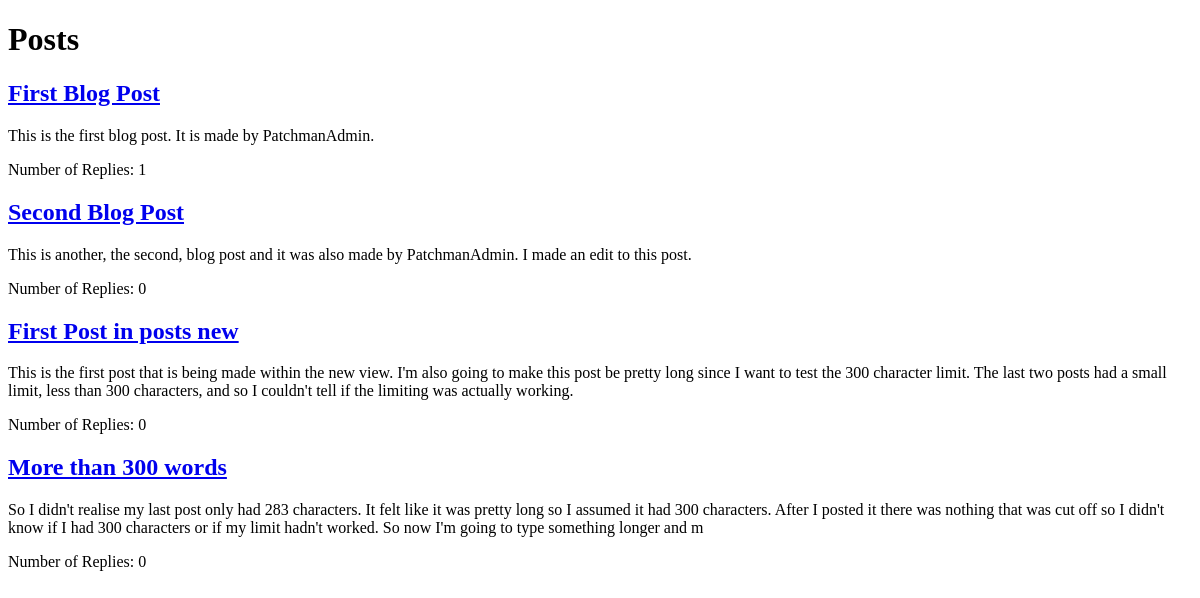
Before: / with the older database file.
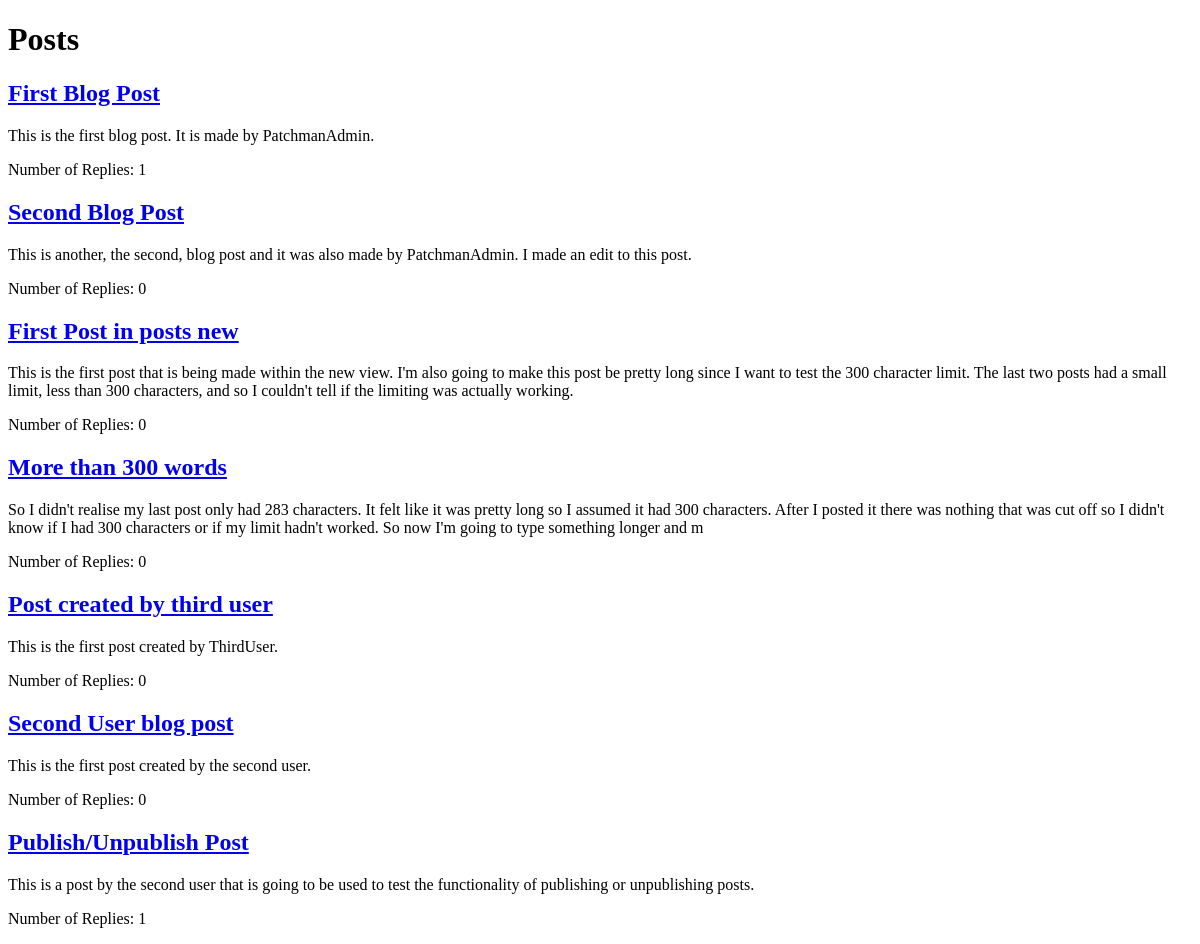
After: the same page with the newer database file.
### blog/models.py (models this page shows, shortened)
class Post(models.Model):
    title = models.CharField(max_length=255)
    author = models.ForeignKey('auth.User')
    content = models.TextField()
    created_date = models.DateField(default=timezone.now)
    is_published = models.BooleanField(default=True)
    is_deleted = models.BooleanField(default=False)
    class Meta:
        ordering=['-created_date']
    @property
    def approved_replies(self):
        return self.replies.filter(approved_reply=True)

### blog/views.py (the view)
# urls.py: 2. Add a URL to urlpatterns:  url(r'^$', views.home, name='home')
def home(request):
    posts = Post.objects.filter(is_published=True).order_by('created_date')
    return render(request, 'home.html', {'posts': posts})

### blog/templates/home.html (shortened to what this page needs)
{% extends 'base.html' %}
{% block content %}
    <h1>Posts</h1>
    {% for post in posts %}
        {% if post.is_published and not post.is_deleted%}
            <div>
                <h2><a href="{% url 'post_detail' pk=post.pk %}">{{ post.title }}</a></h2>
                <p>{{ post.content| slice:":300" }}</p>
                <p>Number of Replies:  {{ post.approved_replies.count }}</p>
            </div>
        {% endif %}
    {% endfor %}
{% endblock %}

### blog/templates/base.html (shortened to what this page needs)
<!DOCTYPE html>
<html lang="en">
<head>
</head>
<body>
    {% block content %}
    {% endblock %}
</body>
</html>

Changed rows visible on the page:
added Post: title "Post created by third user", content "This is the first post created by ThirdUser.", approved_replies.count "0"
added Post: title "Second User blog post", content "This is the first post created by the second user.", approved_replies.count "0"
added Post: title "Publish/Unpublish Post", content "This is a post by the second user that is going to be used to test the functionality of publishing or unpublishing posts.", approved_replies.count "1"
